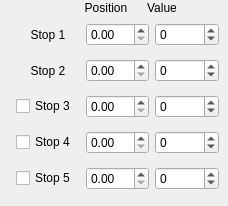
      <widget class="QWidget" name="tab_5">
       <attribute name="title">
        <string>Scroll Gradient</string>
       </attribute>
       <widget class="QLabel" name="label_65">
        <property name="geometry">
         <rect>
          <x>136</x>
          <y>0</y>
          <width>52</width>
          <height>16</height>
         </rect>
        </property>
        <property name="text">
         <string>Value</string>
        </property>
        <property name="alignment">
         <set>Qt::AlignCenter</set>
        </property>
       </widget>
       <widget class="QLabel" name="label_66">
        <property name="geometry">
         <rect>
          <x>80</x>
          <y>0</y>
          <width>52</width>
          <height>16</height>
         </rect>
        </property>
        <property name="text">
         <string>Position</string>
        </property>
        <property name="alignment">
         <set>Qt::AlignCenter</set>
        </property>
       </widget>
       <widget class="QWidget" name="layoutWidget_10">
        <property name="geometry">
         <rect>
          <x>16</x>
          <y>16</y>
          <width>203</width>
          <height>181</height>
         </rect>
        </property>
        <layout class="QGridLayout" name="gridLayout_13">
         <item row="1" column="1">
          <widget class="QDoubleSpinBox" name="doubleScrollgrad2">
           <property name="maximum">
            <double>1.000000000000000</double>
           </property>
           <property name="singleStep">
            <double>0.010000000000000</double>
           </property>
          </widget>
         </item>
         <item row="3" column="1">
          <widget class="QDoubleSpinBox" name="doubleScrollgrad4">
           <property name="maximum">
            <double>1.000000000000000</double>
           </property>
           <property name="singleStep">
            <double>0.010000000000000</double>
           </property>
          </widget>
         </item>
         <item row="0" column="0">
          <widget class="QLabel" name="label_67">
           <property name="text">
            <string>Stop 1</string>
           </property>
           <property name="alignment">
            <set>Qt::AlignCenter</set>
           </property>
          </widget>
         </item>
         <item row="0" column="1">
          <widget class="QDoubleSpinBox" name="doubleScrollgrad1">
           <property name="maximum">
            <double>1.000000000000000</double>
           </property>
           <property name="singleStep">
            <double>0.010000000000000</double>
           </property>
          </widget>
         </item>
         <item row="0" column="2">
          <widget class="QSpinBox" name="spinScrollgrad1">
           <property name="minimum">
            <number>-100</number>
           </property>
           <property name="maximum">
            <number>100</number>
           </property>
          </widget>
         </item>
         <item row="1" column="0">
          <widget class="QLabel" name="label_68">
           <property name="text">
            <string>Stop 2</string>
           </property>
           <property name="alignment">
            <set>Qt::AlignCenter</set>
           </property>
          </widget>
         </item>
         <item row="1" column="2">
          <widget class="QSpinBox" name="spinScrollgrad2">
           <property name="minimum">
            <number>-100</number>
           </property>
           <property name="maximum">
            <number>100</number>
           </property>
          </widget>
         </item>
         <item row="2" column="0">
          <widget class="QCheckBox" name="checkScrollgrad3">
           <property name="text">
            <string>Stop 3</string>
           </property>
          </widget>
         </item>
         <item row="2" column="1">
          <widget class="QDoubleSpinBox" name="doubleScrollgrad3">
           <property name="maximum">
            <double>1.000000000000000</double>
           </property>
           <property name="singleStep">
            <double>0.010000000000000</double>
           </property>
          </widget>
         </item>
         <item row="2" column="2">
          <widget class="QSpinBox" name="spinScrollgrad3">
           <property name="minimum">
            <number>-100</number>
           </property>
           <property name="maximum">
            <number>100</number>
           </property>
          </widget>
         </item>
         <item row="3" column="2">
          <widget class="QSpinBox" name="spinScrollgrad4">
           <property name="minimum">
            <number>-100</number>
           </property>
           <property name="maximum">
            <number>100</number>
           </property>
          </widget>
         </item>
         <item row="3" column="0">
          <widget class="QCheckBox" name="checkScrollgrad4">
           <property name="text">
            <string>Stop 4</string>
           </property>
          </widget>
         </item>
         <item row="4" column="1">
          <widget class="QDoubleSpinBox" name="doubleScrollgrad5">
           <property name="maximum">
            <double>1.000000000000000</double>
           </property>
           <property name="singleStep">
            <double>0.010000000000000</double>
           </property>
          </widget>
         </item>
         <item row="4" column="0">
          <widget class="QCheckBox" name="checkScrollgrad5">
           <property name="text">
            <string>Stop 5</string>
           </property>
          </widget>
         </item>
         <item row="4" column="2">
          <widget class="QSpinBox" name="spinScrollgrad5">
           <property name="minimum">
            <number>-100</number>
           </property>
           <property name="maximum">
            <number>100</number>
           </property>
          </widget>
         </item>
        </layout>
       </widget>
      </widget>
